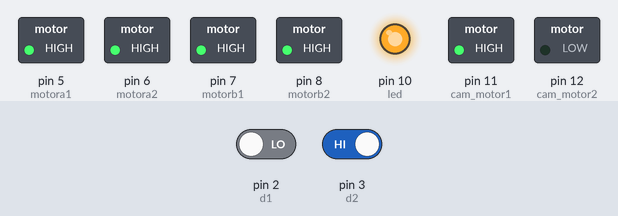
The sketch below on a simulated Arduino Uno, built with avr-gcc and run on an emulated ATmega328P. Parts: switched loads named in the sketch (green lamp = pin HIGH), output pins drawn as LEDs (lit = HIGH). The inputs (shaded band) are chosen by the test bench; at power-on: pin 3 (d2) HIGH, pin 2 (d1) LOW.

Above: at 14.2 s.
14.3 s: pin 3 (d2) driven LOW
At 19.9 s:
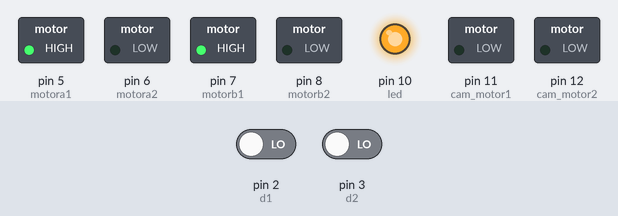
At 20.5 s:
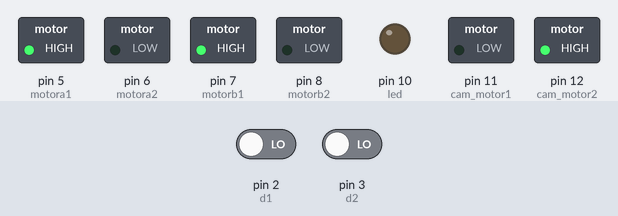
22.6 s: pin 3 (d2) driven HIGH
At 27.9 s:
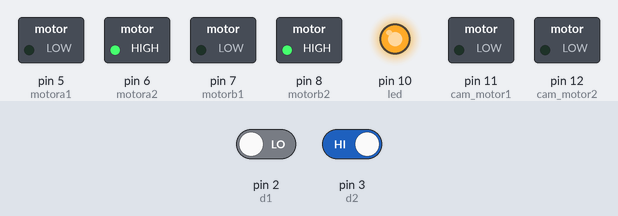
Timing chart, 0 to 41.6 s (numbered marks = the images above; inputs shaded):
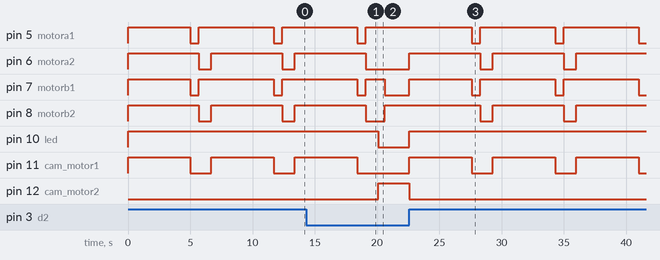

Measured:
- after the input at 14.3 s, pin 6 (motora2): goes on until 19.1 s, then stays LOW; pin 10 (led): HIGH → LOW after 5.8 s; pin 11 (cam_motor1): goes on until 18.4 s, then stays LOW; pin 12 (cam_motor2): LOW → HIGH after 5.8 s
- after the input at 22.6 s, pin 5 (motora1): alternates HIGH for 6.0 s and LOW for 0.70 s, starting after 5.0 s; pin 6 (motora2): alternates HIGH for 5.7 s and LOW for 1.0 s, starting at once
- by itself, pin 6 (motora2), pin 8 (motorb2): alternates HIGH for 5.7 s and LOW for 1.0 s
- by itself, pin 11 (cam_motor1): alternates HIGH for 5.0 s and LOW for 1.7 s

The sketch:

firefightingrobot.ino
```cpp
int d1 = 2;
int d2 = 3;
int d3 = 4;
int led = 10;
int motora1 = 5;
int motora2 = 6;
int motorb1 = 7;
int motorb2 = 8;
int cam_motor1 = 11; /* use same in case of valve */
int cam_motor2 = 12;
int enable = 9; /* enable for cam motor driver */
void setup(){
pinMode(led,OUTPUT);
pinMode(d1,INPUT);
pinMode(d2,INPUT);
pinMode(d3,INPUT);
pinMode(motora1,OUTPUT);
pinMode(motora2,OUTPUT);
pinMode(motorb1,OUTPUT);
pinMode(motorb2,OUTPUT);
pinMode(cam_motor1,OUTPUT);
pinMode(cam_motor2,OUTPUT);
}
void brake()
{ digitalWrite(motora1,HIGH);
digitalWrite(motora2,HIGH);
digitalWrite(motorb1,HIGH);
digitalWrite(motorb2,HIGH);
}
void rotate()
{
digitalWrite(motora1,HIGH);
digitalWrite(motora2,LOW);
digitalWrite(motorb2,HIGH);
digitalWrite(motorb1,LOW);
}
void left()

{
digitalWrite(motora2,HIGH);
digitalWrite(motora1,LOW);
digitalWrite(motorb1,HIGH);
digitalWrite(motorb2,LOW);
}
void forward()
{
digitalWrite(motora1,HIGH);
digitalWrite(motora2,LOW);
digitalWrite(motorb1,HIGH);
digitalWrite(motorb2,LOW);
}
void backward()
{
digitalWrite(motora2,HIGH);
digitalWrite(motora1,LOW);
digitalWrite(motorb2,HIGH);
digitalWrite(motorb1,LOW);
}
void start()
{ digitalWrite(cam_motor1,HIGH);
digitalWrite(cam_motor2,LOW);
}
void spray_stop()
{
digitalWrite(cam_motor1,LOW);
digitalWrite(cam_motor2,HIGH);
}
void normal()
{
digitalWrite(cam_motor1,LOW);
digitalWrite(cam_motor2,LOW);
}

void loop(){
rotate();
while(digitalRead(d1)==HIGH&&digitalRead(d3)==HIGH&&
digitalRead(d2)==LOW)

{
digitalWrite(led,HIGH);
forward();
}
while(digitalRead(d2)==HIGH)
{
digitalWrite(led,HIGH);
digitalWrite(enable,HIGH);
start();
brake();
delay(5000);
normal();
backward();
delay(700);
forward();
delay(1000);
}
spray_stop();
digitalWrite(led,LOW);
delay(500);
normal();
digitalWrite(enable,LOW);
}
```
